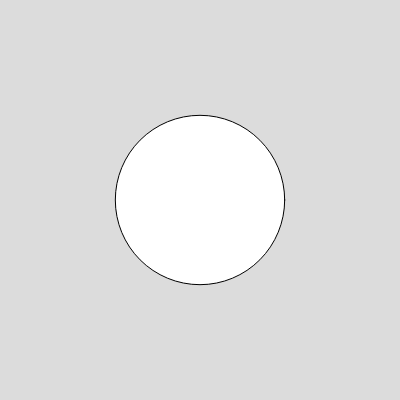
Frame 1 (no input)
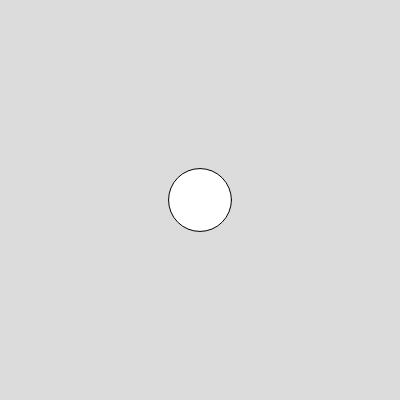
Frame 60 (no input)
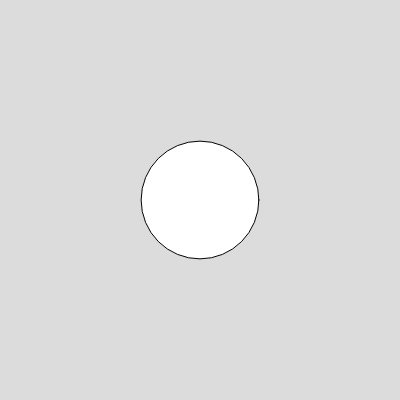
Frame 120 (the mouse pressed at the canvas centre since frame 60)

The p5.js sketch that drew these frames (run headless with seeded random() and noise() and a simulated clock; from frame 60 on, the mouse is pressed at the canvas centre):

// p5.js sketch
// ── sketch.js


function setup() {
  createCanvas(400, 400);
}

function draw() {
  background(220);
  
  let diameter = 200 * sin(0.01+frameCount);
  circle(width/2, height/2, diameter);
}
